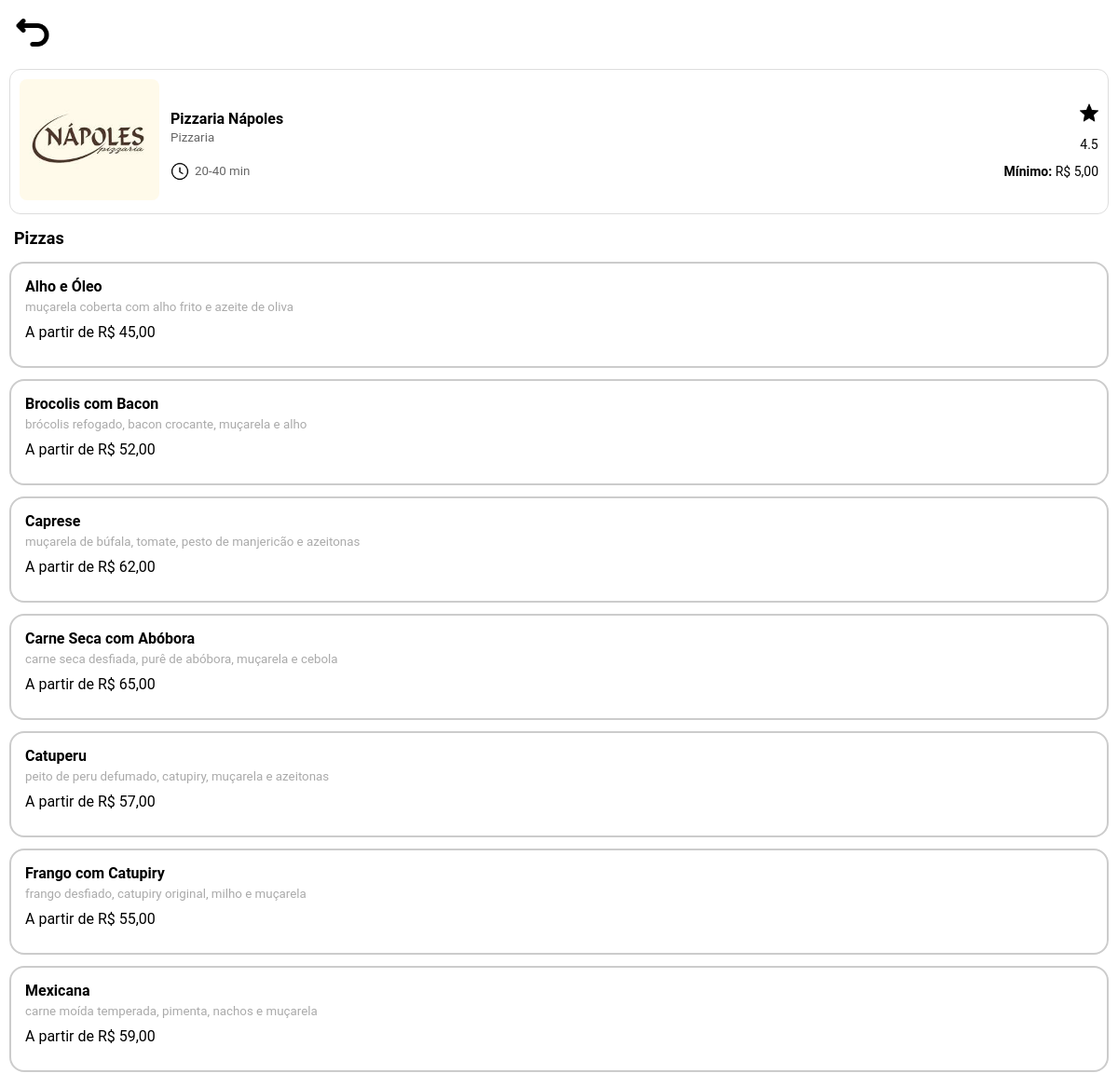
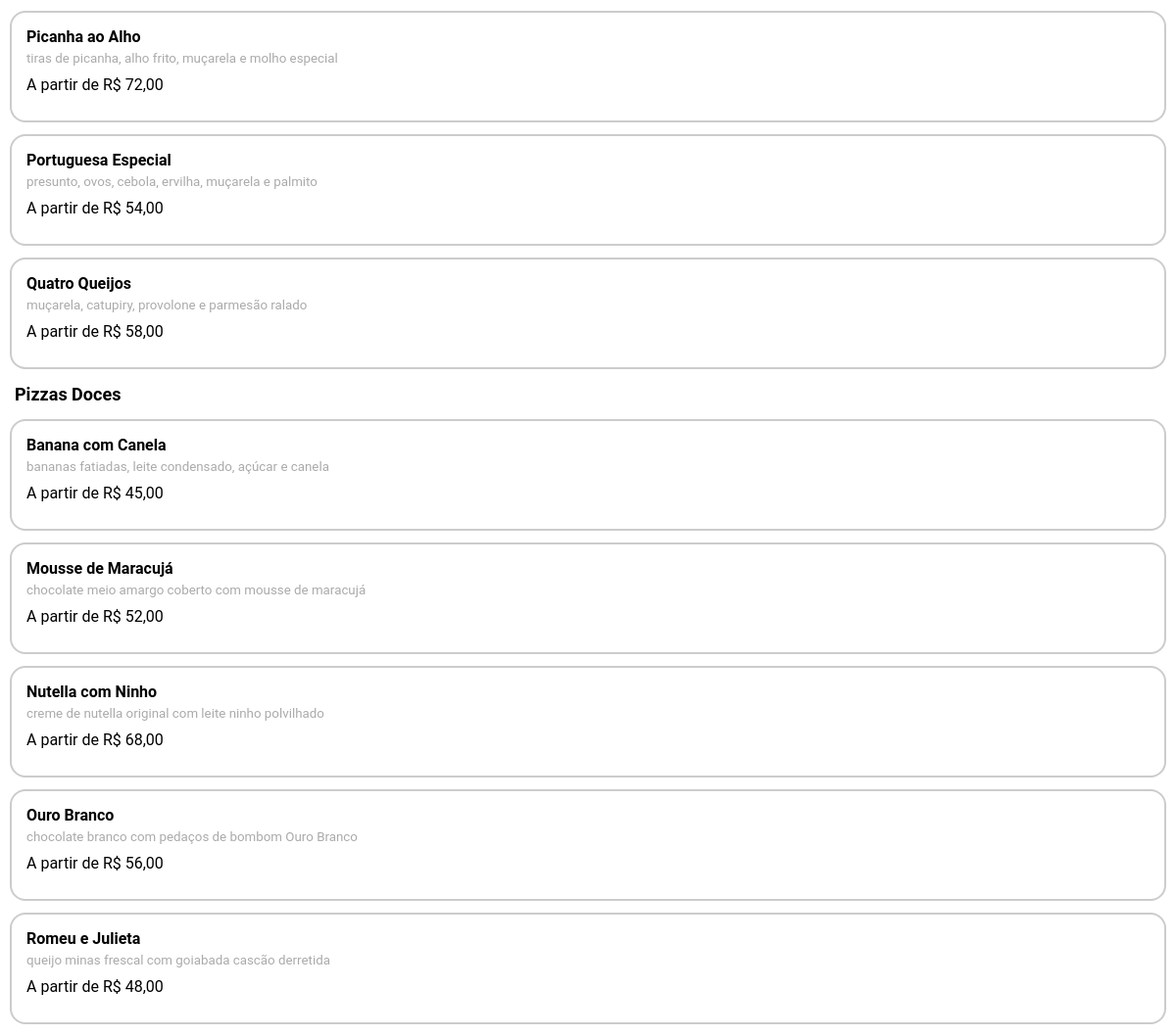
/estabelecimento/2, run on the app's committed database (2 pictures, top to bottom).
### tables this page shows
CREATE TABLE estabelecimentos (
        id INTEGER PRIMARY KEY,
        nome VARCHAR(100),
        tipo TEXT,
        avaliacao TEXT,
        pedido_minimo TEXT,
        tempo_delivery TEXT,
        caminho_foto TEXT
        );

CREATE TABLE itens (
        id INTEGER PRIMARY KEY,
        nome VARCHAR(100),
        descricao TEXT,
        preco REAL,
        id_estabelecimento INTEGER,
        id_categoria INTEGER,
        FOREIGN KEY (id_estabelecimento) REFERENCES estabelecimentos (id),
        FOREIGN KEY (id_categoria) REFERENCES categorias (id)
        );

CREATE TABLE categorias (
        id INTEGER PRIMARY KEY,
        nome VARCHAR(100),
        id_estabelecimento INTEGER,
        FOREIGN KEY (id_estabelecimento) REFERENCES estabelecimentos (id)
        );

### routes/estabelecimento.py (the view)
@estabelecimento_bp.route("/estabelecimento/<int:id>")
def estabelecimento(id):
    resultado = EstabelecimentoModel.buscar_estabelecimento(id)
    cardapio = montar_cardapio(id)
    return render_template(
        "estabelecimento.html",
        id=id,
        nome=resultado[0],
        tipo=resultado[1],
        avaliacao=resultado[2],
        pedido_minimo=resultado[3],
        tempo_delivery=resultado[4],
        caminho_foto=resultado[5],
        cardapio=cardapio.values()
        )

### database/banco_dados_principal.py (called while the page is built)
def conectar_banco_dados_principal():
    return sqlite3.connect(BANCO_DADOS_PRINCIPAL)

### models/estabelecimento_model.py (called while the page is built)
    @staticmethod
    def buscar_estabelecimento(id):
        conexao = None
        try:
            conexao = conectar_banco_dados_principal()
            cursor = conexao.cursor()
            cursor.execute(
                f"""
                SELECT
                nome,
                tipo,
                avaliacao,
                pedido_minimo,
                tempo_delivery,
                caminho_foto
                FROM {TABELA_ESTABELECIMENTOS}
                WHERE id = ?
                """,
                (
                    id,
                )
            )
            resultado = cursor.fetchone()
            return resultado
        except Exception as erro:
            print("Erro ao buscar estabelecimento: ", erro)
            return
        finally:
            if conexao:
                conexao.close()

### templates/estabelecimento.html (shortened to what this page needs)
<!DOCTYPE html>
<html lang="pt-BR">
<head>
    <link rel="stylesheet" href="{{ url_for('static', filename='css/estabelecimento.css') }}">
</head>
<body>
    <div class="voltar">
        <a href="{{ url_for('pagina_inicial.pagina_inicial') }}">
            <img src="{{ url_for('static', filename='images/icons/voltar_black.png') }}" width="40" alt="Relógio">
        </a>
    </div>
    <div class="informacoes-estabelecimento">
        <div class="foto-estabelecimento">
            <img  src="{{ url_for('static', filename=caminho_foto if caminho_foto else 'images/icons/restaurante.png') }}" width="150">
        </div>
        <div class="texto-estabelecimento">
            <div class="linha-nome">
                <div>
                    <b>{{ nome }}</b><br>
                    <small>{{ tipo }}</small>
                </div>
                <div class="avaliacao">
                    <img src="{{ url_for('static', filename='images/icons/estrela_black.png') }}" width="20" alt="Avaliação"><br>
                    {{ avaliacao }}
                </div>
            </div>
            <div class="texto-tempo-delivery">
                <div class="tempo-esquerda">
                    <img src="{{ url_for('static', filename='images/icons/relogio_black.png') }}" width="20" alt="Relógio">
                    <small>{{ tempo_delivery }}</small>
                </div>
                <div class="tempo-direita">
                    <b>Mínimo:</b> {{ pedido_minimo }}
                </div>
            </div>
        </div>
    </div>
    {% for categoria in cardapio %}
        <h2 class="categoria-titulo">{{ categoria.nome }}</h2>
        {% for item in categoria.itens %}
            <a href="{{ url_for('item.item', id=item.id, id_estabelecimento=id) }}" class="card-link">
            <div class="card-item">
                <div class="item-info">
                    <b>{{ item.nome }}</b>
                    <small>{{ item.descricao }}</small>
                    <span>A partir de R$ {{ item.preco }}</span>
                </div>
            </div>
            </a>
        {% endfor %}
    {% endfor %}
</body>
</html>

### static/css/estabelecimento.css (style rules this page uses)
body { margin: 0; font-family: 'Roboto', sans-serif; font-size: 16px; }
.voltar { display: flex; margin: 15px; }
.informacoes-estabelecimento { display: grid; grid-template-columns: 150px 1fr; gap: 12px; align-items: center; border: 1px solid #ddd; border-radius: 12px; padding: 10px; margin: 10px; background-color: #fff; }
.foto-estabelecimento img { width: 150px; height: 130px; object-fit: cover; border-radius: 8px; }
.texto-estabelecimento { display: grid; gap: 6px; }
.linha-nome { display: grid; grid-template-columns: 1fr auto; align-items: center; }
.linha-nome b { font-size: 16px; }
.texto-estabelecimento small { color: #666; }
.avaliacao { display: flex; flex-direction: column; align-items: center; font-size: 14px; }
.texto-tempo-delivery { display: grid; grid-template-columns: 1fr auto; align-items: center; margin-top: 5px; }
.tempo-esquerda { display: flex; align-items: center; gap: 6px; }
.tempo-direita { font-size: 14px; }
.categoria-titulo { margin-left: 15px; font-size: 18px; }
.card-item { border: 2px solid #ccc; border-radius: 16px; padding: 15px; margin-bottom: 12px; margin-left: 10px; margin-right: 10px; height: 80px; }
.item-info { display: flex; flex-direction: column; gap: 5px; }
.item-info small { color: #aaa; }
.item-info span { margin-top: 5px; }
.card-link { text-decoration: none; color: inherit; display: block; width: 100%; }

### data on the page
estabelecimentos: caminho_foto (picture), nome "Pizzaria Nápoles", tipo "Pizzaria", avaliacao "4.5", tempo_delivery "20-40 min", pedido_minimo "R$ 5,00"
itens: nome "Pizzas", nome "Alho e Óleo", descricao "muçarela coberta com alho frito e azeite de oliva", preco "45,00"
itens: nome "Brocolis com Bacon", descricao "brócolis refogado, bacon crocante, muçarela e alho", preco "52,00"
itens: nome "Caprese", descricao "muçarela de búfala, tomate, pesto de manjericão e azeitonas", preco "62,00"
itens: nome "Carne Seca com Abóbora", descricao "carne seca desfiada, purê de abóbora, muçarela e cebola", preco "65,00"
itens: nome "Catuperu", descricao "peito de peru defumado, catupiry, muçarela e azeitonas", preco "57,00"
itens: nome "Frango com Catupiry", descricao "frango desfiado, catupiry original, milho e muçarela", preco "55,00"
itens: nome "Mexicana", descricao "carne moída temperada, pimenta, nachos e muçarela", preco "59,00"
itens: nome "Picanha ao Alho", descricao "tiras de picanha, alho frito, muçarela e molho especial", preco "72,00"
itens: nome "Portuguesa Especial", descricao "presunto, ovos, cebola, ervilha, muçarela e palmito", preco "54,00"
itens: nome "Quatro Queijos", descricao "muçarela, catupiry, provolone e parmesão ralado", preco "58,00"
itens: nome "Pizzas Doces", nome "Banana com Canela", descricao "bananas fatiadas, leite condensado, açúcar e canela", preco "45,00"
itens: nome "Mousse de Maracujá", descricao "chocolate meio amargo coberto com mousse de maracujá", preco "52,00"
itens: nome "Nutella com Ninho", descricao "creme de nutella original com leite ninho polvilhado", preco "68,00"
itens: nome "Ouro Branco", descricao "chocolate branco com pedaços de bombom Ouro Branco", preco "56,00"
itens: nome "Romeu e Julieta", descricao "queijo minas frescal com goiabada cascão derretida", preco "48,00"
